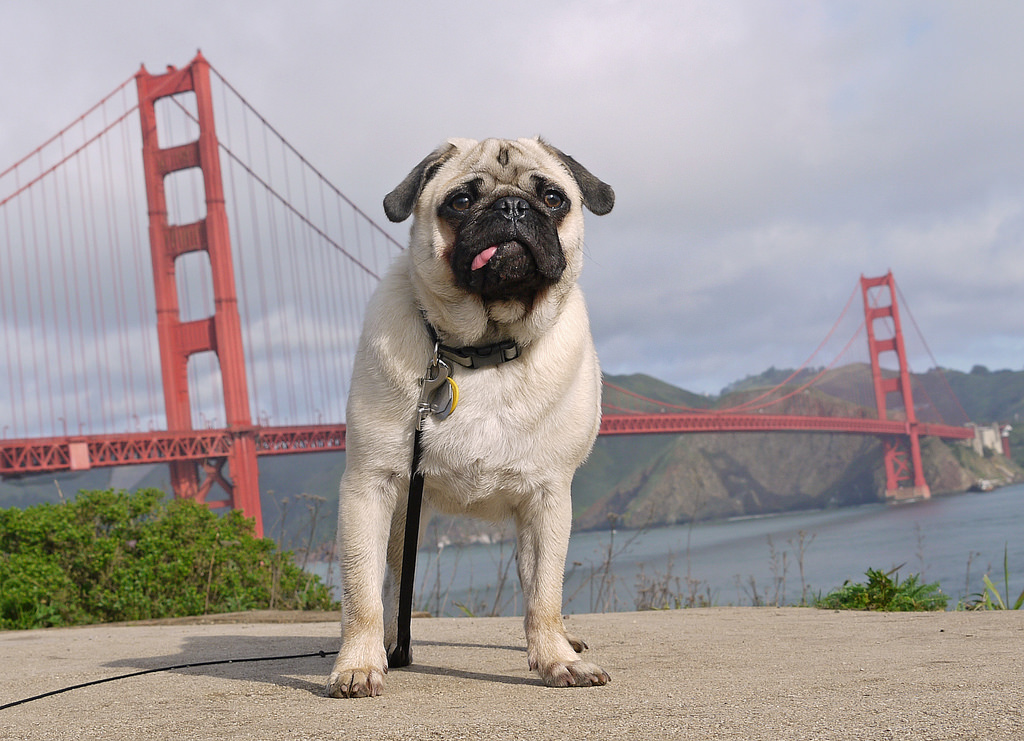
#> input picture TAsessions/20170414_figures/dog.jpg, 1024 x 741 px, found by its file name
$ jupyter execute --allow-errors 20170414.ipynb   (shell and % lines are left out)   (Python 2 division)   (older library calls are emulated)
#> lines starting #> are read from the running program, lines starting #| are printed output that depends on the picture; after the words box and inside, x2 and y2 are one past the last pixel; in counts of white or black regions, pixels touching at a corner belong together; long printed decimals are rounded
# Image Segmentation

darvinyi[at]Stanford.edu

1. Open Q&A (e.g. problem set questions)
2. Thresholding
3. Otsu's Method
4. Example: Cell Growth

## Open Q&A

Ask anything.  We're here to help.

## Binary Thresholding (Discrete Representation)

Basically, transform pixels (8-bit, 16-bit, n-bit, or floating point numbers) into smaller bit-size integers (e.g. binary).

$$ f: \mathbb{R}^{(m,n)} \rightarrow \left\{ 0,1,...,c \right\}^{m,n} $$

A **VERY** simplistic way to to convert to a binary image would be to repeat a boolean statement per pixel.

$$ f: \mathbb{R}^{(m,n)} \rightarrow \left\{ 0,1 \right\}^{m,n} $$

```
# Defining f: img -> bw with some threshold threshold
for i in [1,m]:
    for j in [1,n]:
        bw[i,j] = (img[i,j] > threshold)
    endfor
endfor
```

[cell 1]
THRESHOLD = 0.5

import numpy as np
import scipy.misc
import matplotlib.pyplot as plt

#Filepath <- change this for you
path_img = '20170414_figures\\dog.jpg'

#Reading in the image and thresholding them
img = scipy.misc.imread(path_img) #reading in image
#> img is the input picture: shape (741, 1024, 3); mean R, G, B 164, 156.2, 155.8
img = img.astype(np.float32)      #int -> float
if len(img.shape) == 3:
    img = np.mean(img, axis=2)
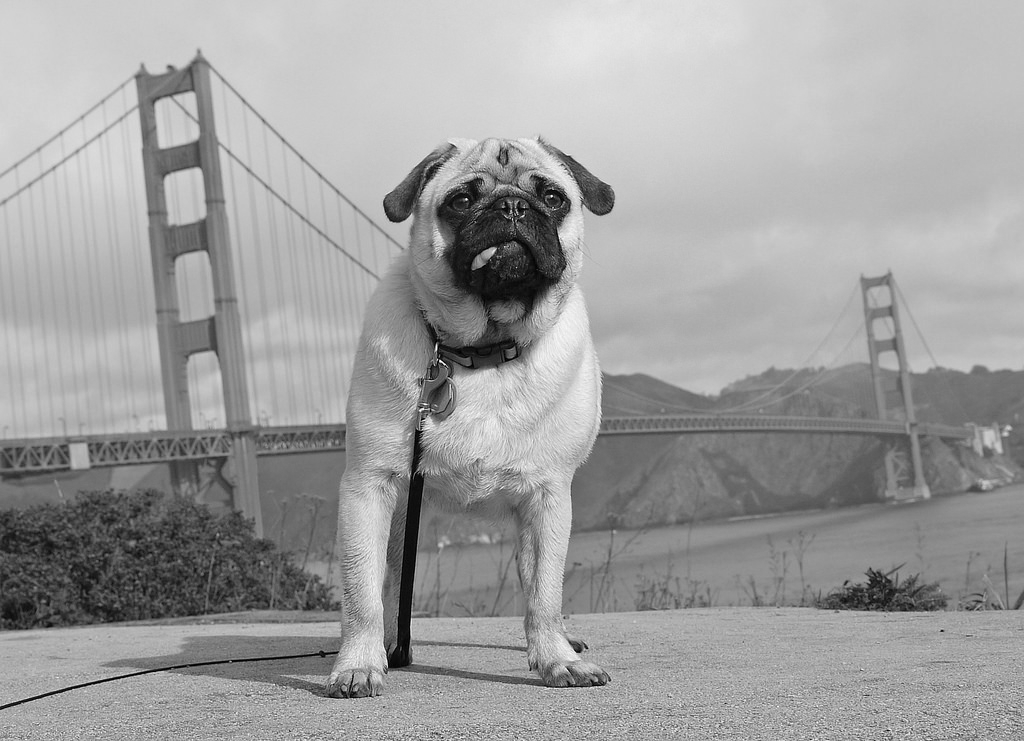
#> img: shape (741, 1024) float32; min 0, max 255, mean 158.7
img -= np.min(img)                #minimum normalization
img /= np.max(img)                #maximum normalization
bw  = (img > THRESHOLD)
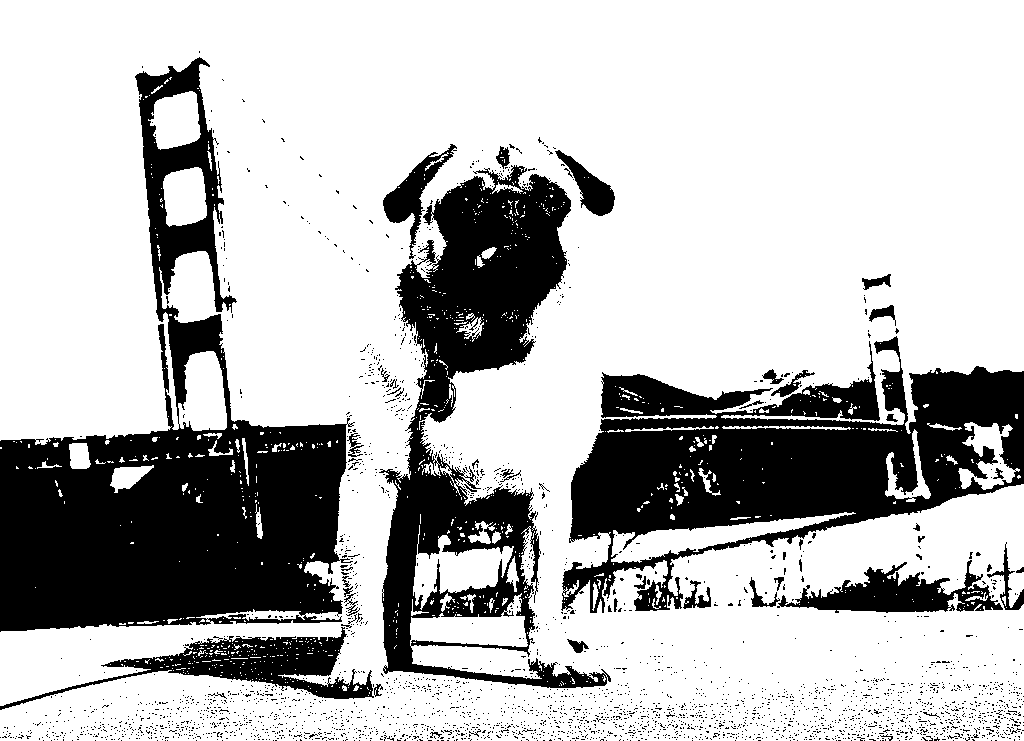
#> bw: shape (741, 1024) bool; 73.4% white; 2979 black regions (2929 under 20 px), largest, box (x1, y1, x2, y2) and area: (0, 57, 355, 632) 74683, (561, 336, 1024, 613) 56707, (379, 165, 611, 688) 43556

#Plotting
plt.rcParams['figure.figsize'] = (12, 8)
plt.imshow(np.concatenate((img,bw), axis=1), cmap='bone')
plt.axis('off')

## Otsu's Method

A purely statistical concept for threshold choosing.

$$ \sigma_w^2 (t) = p_a (t) \sigma_a^2 (t) + p_b (t) \sigma_b^2 (t) $$

But what does it mean?

[cell 2]
import numpy as np
import scipy.misc
from skimage import filters
import matplotlib.pyplot as plt


#Filepath <- change this for you
path_img = '20170414_figures\\dog.jpg'


# Reshape image so that it's an array.
img = scipy.misc.imread(path_img) #reading in image
img = img.astype(np.float32)      #int -> float
if len(img.shape) == 3:
    img = np.mean(img, axis=2)
img -= np.min(img)                #minimum normalization
img /= np.max(img)                #maximum normalization
img_array = img.reshape([-1])

# Plot the histogram.
_ = plt.hist(img_array,256)
plt.ylim([0,10000])
#> figure, not shown here; tallest bar 12231 high, from x = 0.801 to 0.805

[cell 3]
# Otsu's Method!
thresh = filters.threshold_otsu(img_array)
#> thresh = 0.58
print "Otsu's method threshold: " + str(thresh)
#| Otsu's method threshold: 0.5801

# Plot the histogram.
arr = plt.hist(img_array,256)
plt.plot([thresh,thresh], [0,np.max(arr[0])], color='r')
plt.ylim([0,10000])
#> figure, not shown here; tallest bar 12231 high, from x = 0.801 to 0.805

[cell 4]
#Plotting
bw  = (img > thresh)
#> bw: shape (741, 1024) bool; 62.8% white; 4416 black regions (4295 under 20 px), largest, box (x1, y1, x2, y2) and area: (560, 272, 1024, 619) 105482, (0, 50, 408, 710) 99136, (369, 143, 611, 690) 58119
plt.rcParams['figure.figsize'] = (12, 8)
plt.imshow(np.concatenate((img,bw), axis=1), cmap='bone')
plt.axis('off')

[cell 5]
#Filepath <- change this for you
path_img = '20170414_figures\\town.jpg'


# Reshape image so that it's an array.
img = scipy.misc.imread(path_img) #reading in image
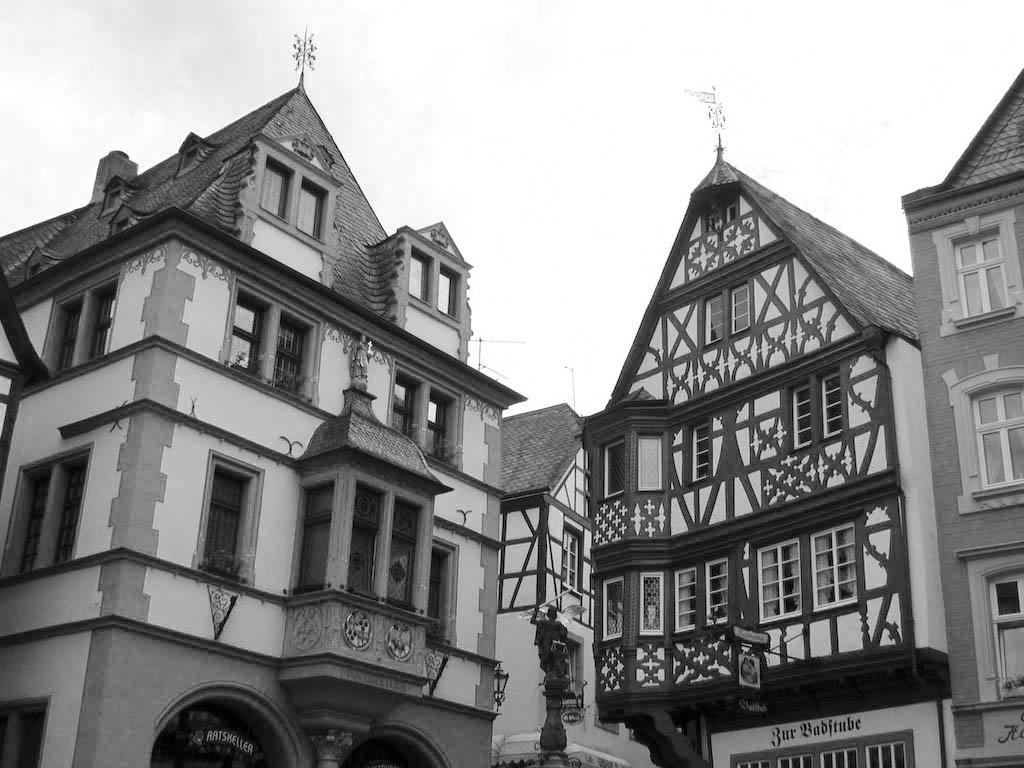
#> input picture TAsessions/20170414_figures/town.jpg, 1024 x 768 px, found by its file name
#> img is the input picture: shape (768, 1024); min 0, max 255, mean 141.3
img = img.astype(np.float32)      #int -> float
if len(img.shape) == 3:
    img = np.mean(img, axis=2)
img -= np.min(img)                #minimum normalization
img /= np.max(img)                #maximum normalization
img_array = img.reshape([-1])

# Plot the histogram.
_ = plt.hist(img_array,256)
plt.ylim([0,10000])
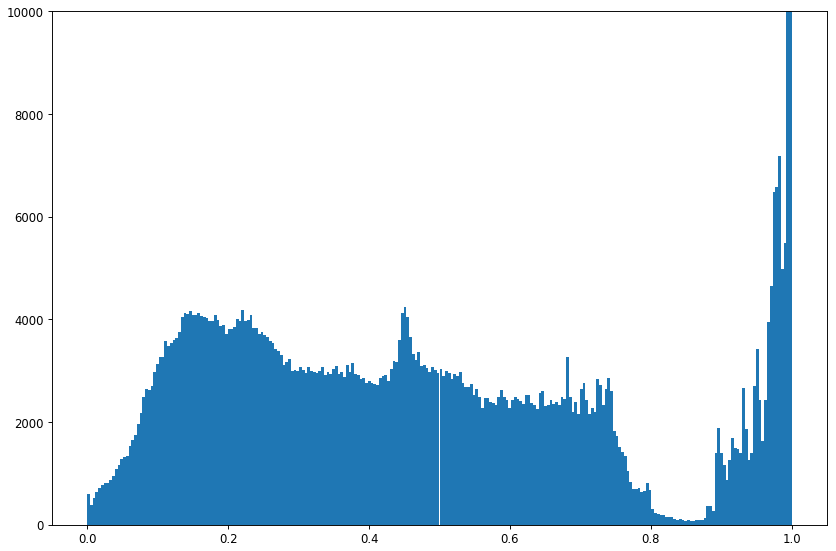
#> figure drawn by matplotlib, 1 panel; tallest bar 129724 high, from x = 0.996 to 1

[cell 6]
#Otsu's Method!
thresh = filters.threshold_otsu(img_array)
#> thresh = 0.596
print "Otsu's method threshold: " + str(thresh)
#| Otsu's method threshold: 0.5957

# Plot the histogram.
arr = plt.hist(img_array,256)
plt.plot([thresh,thresh], [0,np.max(arr[0])], color='r')
plt.ylim([0,10000])
#> figure, not shown here; tallest bar 129724 high, from x = 0.996 to 1

[cell 7]
#Plotting
bw  = (img > thresh)
#> bw: shape (768, 1024) bool; 42.8% white; 1558 white regions (1294 under 20 px), largest, box (x1, y1, x2, y2) and area: (0, 0, 1024, 418) 225836, (152, 426, 294, 594) 9907, (887, 339, 935, 647) 7041
plt.rcParams['figure.figsize'] = (12, 8)
plt.imshow(np.concatenate((img,bw), axis=1), cmap='bone')
plt.axis('off')

The threshold isn't where you'd (or at least where I'd) imagine.  Why is that?

What would happen if we chose the more "obvious" threshold?

[cell 8]
#Plotting
bw  = (img > 0.85)
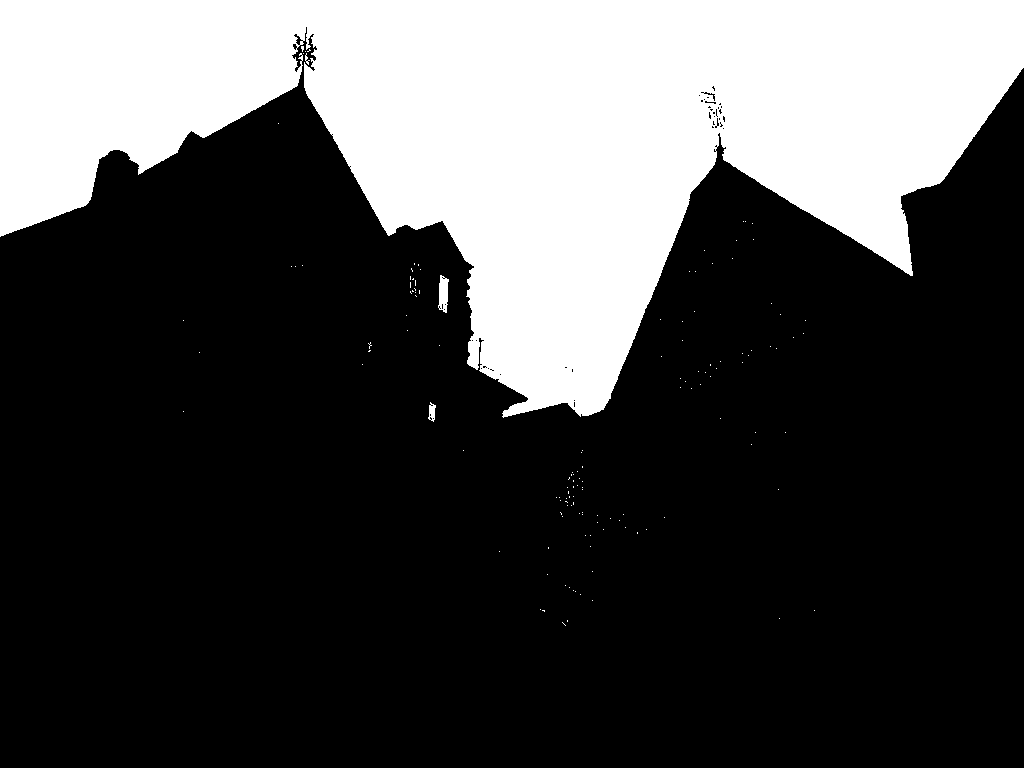
#> bw: shape (768, 1024) bool; 28.4% white; 139 white regions (135 under 20 px), largest, box (x1, y1, x2, y2) and area: (0, 0, 1024, 418) 222979, (438, 275, 449, 313) 289, (428, 402, 436, 422) 96, (305, 53, 310, 65) 24
plt.rcParams['figure.figsize'] = (12, 8)
plt.imshow(np.concatenate((img,bw), axis=1), cmap='bone')
plt.axis('off')
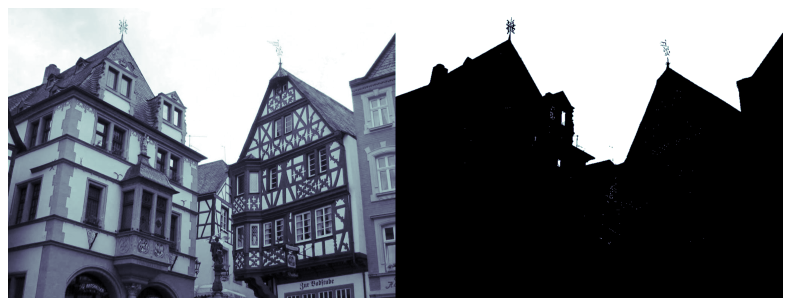
#> figure drawn by matplotlib, 1 panel

## Cell Size Example

[cell 9]
import numpy as np
from skimage import io

path_img = '20170414_figures\\bacterium_1.tif'
#> (the rest of this cell did not finish here and is left out)

[cell 10]
import matplotlib.pyplot as plt

plt.rcParams['figure.figsize'] = (12, 8)
fig,ax = plt.subplots(4,4)
#> (the rest of this cell did not finish here and is left out)

So, now we get the data.  But let's actually look at the histogram of pixel intensities.

[cell 11]
# Reshape image so that it's an array.
img_array = img.reshape([-1])

# Plot the histogram.
_ = plt.hist(img_array,100)
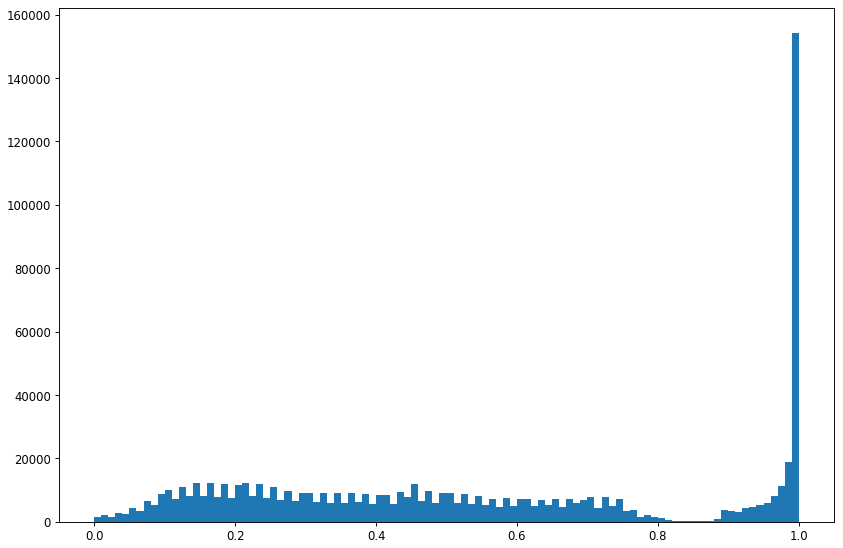
#> figure drawn by matplotlib, 1 panel; tallest bar 154261 high, from x = 0.99 to 1

[cell 12]
from skimage import filters

# Cells are darker.  Let's look at the darker bits from Otsu's Method!
thresh = filters.threshold_otsu(img_array)
print "Otsu's method threshold: " + str(thresh)
#| Otsu's method threshold: 0.5957

# Plot the histogram.
arr = plt.hist(img_array,100)
plt.plot([thresh,thresh], [0,np.max(arr[0])], color='r')
#> figure, not shown here; tallest bar 154261 high, from x = 0.99 to 1
